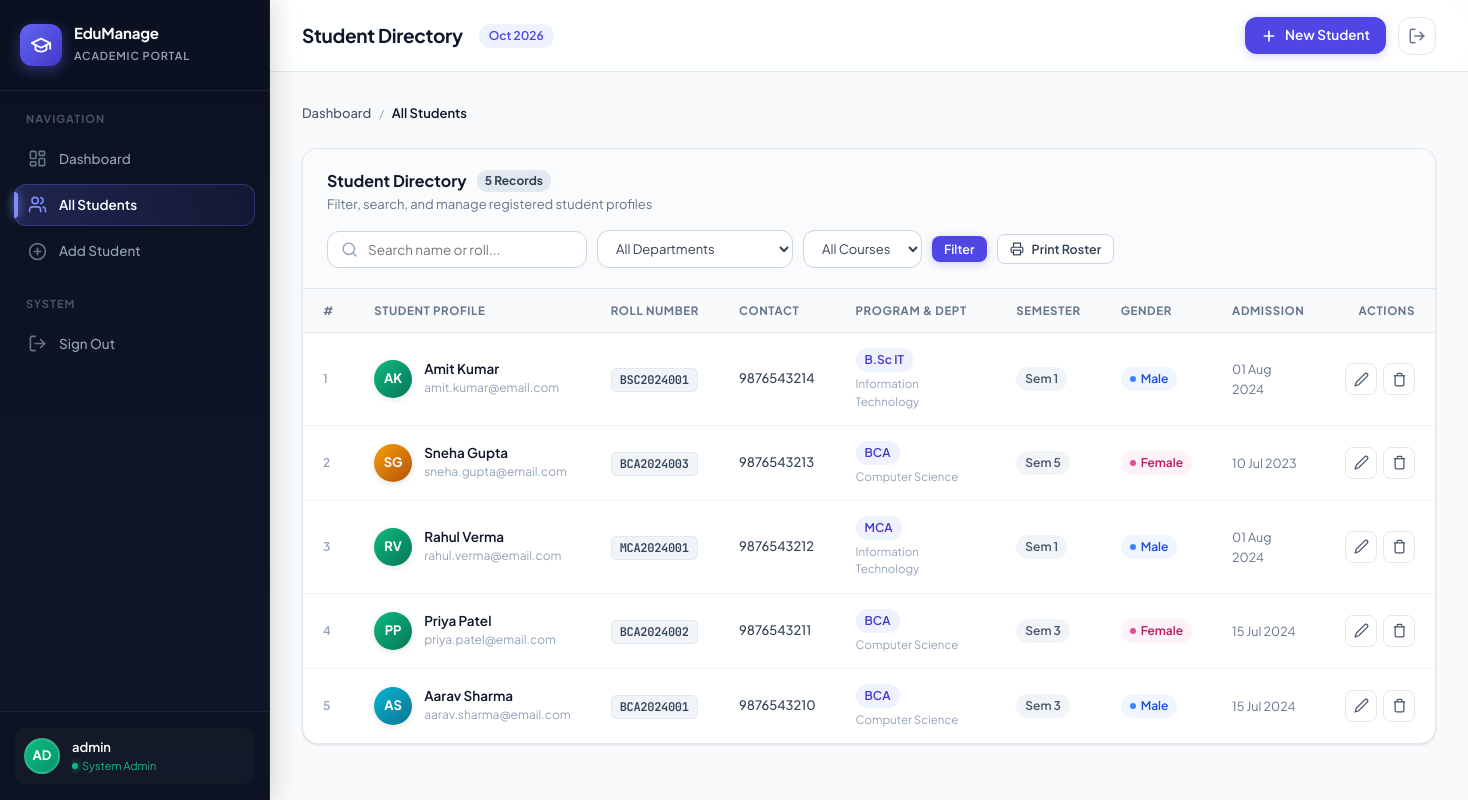
Screenshot of /students.php (signed in) with the database file from the repository.
### tables this page shows
CREATE TABLE IF NOT EXISTS students (
    id          INT AUTO_INCREMENT PRIMARY KEY,    
    full_name   VARCHAR(100) NOT NULL,             
    roll_number VARCHAR(20)  NOT NULL UNIQUE,      
    email       VARCHAR(100) NOT NULL,             
    phone       VARCHAR(15)  NOT NULL,             
    course      VARCHAR(50)  NOT NULL,             
    department  VARCHAR(50)  NOT NULL,             
    semester    INT          NOT NULL,             
    gender      ENUM('Male', 'Female', 'Other') NOT NULL,   
    admission_date DATE     NOT NULL,             
    created_at  TIMESTAMP DEFAULT CURRENT_TIMESTAMP   
);

### students.php (the view, shortened to what this page needs)
<?php
include 'includes/header.php';
include 'config/database.php';
$search     = trim($_GET['search'] ?? '');
$where_sql = "";
$sql = "SELECT * FROM students $where_sql ORDER BY id DESC";
$result = mysqli_query($conn, $sql);
$total = mysqli_num_rows($result);
function getAvatarGradient($name) {
    $gradients = [
        'linear-gradient(135deg, #6366f1 0%, #4338ca 100%)',
        'linear-gradient(135deg, #ec4899 0%, #be185d 100%)',
        'linear-gradient(135deg, #10b981 0%, #047857 100%)',
        'linear-gradient(135deg, #f59e0b 0%, #b45309 100%)',
        'linear-gradient(135deg, #06b6d4 0%, #0e7490 100%)',
        'linear-gradient(135deg, #8b5cf6 0%, #6d28d9 100%)'
    ];
    $idx = abs(crc32($name)) % count($gradients);
    return $gradients[$idx];
}
function getInitials($name) {
    $parts = explode(' ', trim($name));
    if (count($parts) >= 2) {
        return strtoupper(substr($parts[0], 0, 1) . substr($parts[1], 0, 1));
    }
    return strtoupper(substr($name, 0, 2));
}
?>
<div class="breadcrumb-wrap">
    <a href="dashboard.php">Dashboard</a>
    <span class="breadcrumb-sep">/</span>
    <span class="breadcrumb-current">All Students</span>
</div>
<div class="table-card-v2">
    <div class="table-header-v2">
        <div class="table-title-group">
            <h3>
                <span>Student Directory</span>
                <span class="badge-counter"><?php echo $total; ?> <?php echo ($total === 1) ? 'Record' : 'Records'; ?></span>
            </h3>
            <p>Filter, search, and manage registered student profiles</p>
        </div>
        <form method="GET" action="students.php" class="table-actions-group">
            <div class="search-input-wrap">
                <input type="text" name="search" class="search-field-v2" placeholder="Search name or roll..." value="<?php echo htmlspecialchars($search); ?>">
            </div>
            <select name="department" class="filter-select-v2" onchange="this.form.submit()">
                <option value="">All Departments</option>
            </select>
            <select name="course" class="filter-select-v2" onchange="this.form.submit()">
                <option value="">All Courses</option>
            </select>
            <button type="submit" class="btn-v2 btn-v2-primary btn-v2-sm">Filter</button>
            <button type="button" onclick="window.print()" class="btn-v2 btn-v2-secondary btn-v2-sm" title="Print student roster for viva">
                <svg viewBox="0 0 24 24" fill="none" stroke="currentColor" stroke-width="2">
                    <polyline points="6 9 6 2 18 2 18 9"/>
                    <path d="M6 18H4a2 2 0 0 1-2-2v-5a2 2 0 0 1 2-2h16a2 2 0 0 1 2 2v5a2 2 0 0 1-2 2h-2"/>
                    <rect width="12" height="8" x="6" y="14"/>
                </svg>
                Print Roster
            </button>
        </form>
    </div>
    <div class="table-responsive">
        <table class="modern-data-table">
            <thead>
                <tr>
                    <th style="width: 50px;">#</th>
                    <th>Student Profile</th>
                    <th>Roll Number</th>
                    <th>Contact</th>
                    <th>Program & Dept</th>
                    <th>Semester</th>
                    <th>Gender</th>
                    <th>Admission</th>
                    <th style="text-align: right;">Actions</th>
                </tr>
            </thead>
            <tbody>
                <?php if ($total > 0): ?>
                    <?php $i = 1; ?>
                    <?php while ($student = mysqli_fetch_assoc($result)): ?>
                        <tr>
                            <td style="color: var(--slate-400); font-weight: 600; font-size: 12px;"><?php echo $i++; ?></td>
                            <td>
                                <div class="student-profile-cell">
                                    <div class="avatar-badge" style="background: <?php echo getAvatarGradient($student['full_name']); ?>;">
                                        <?php echo getInitials($student['full_name']); ?>
                                    </div>
                                    <div class="student-meta-info">
                                        <div class="name"><?php echo htmlspecialchars($student['full_name']); ?></div>
                                        <div class="email"><?php echo htmlspecialchars($student['email']); ?></div>
                                    </div>
                                </div>
                            </td>
                            <td>
                                <span class="roll-pill"><?php echo htmlspecialchars($student['roll_number']); ?></span>
                            </td>
                            <td>
                                <div style="font-size: 13px; font-weight: 500; color: var(--slate-700);">
                                    <?php echo htmlspecialchars($student['phone']); ?>
                                </div>
                            </td>
                            <td>
                                <span class="pill-badge pill-primary"><?php echo htmlspecialchars($student['course']); ?></span>
                                <div style="font-size: 11.5px; color: var(--slate-400); margin-top: 3px;">
                                    <?php echo htmlspecialchars($student['department']); ?>
                                </div>
                            </td>
                            <td>
                                <span class="pill-badge pill-slate">Sem <?php echo $student['semester']; ?></span>
                            </td>
                            <td>
                                <?php
                                $g = $student['gender'];
                                $g_class = ($g === 'Male') ? 'pill-male' : (($g === 'Female') ? 'pill-female' : 'pill-other');
                                ?>
                                <span class="pill-badge <?php echo $g_class; ?>">
                                    <span class="gender-dot"></span>
                                    <?php echo htmlspecialchars($g); ?>
                                </span>
                            </td>
                            <td>
                                <span style="font-size: 12.5px; color: var(--slate-500);">
                                    <?php echo date('d M Y', strtotime($student['admission_date'])); ?>
                                </span>
                            </td>
                            <td style="text-align: right;">
                                <div class="table-btn-group" style="justify-content: flex-end;">
                                    <a href="edit_student.php?id=<?php echo $student['id']; ?>" class="action-icon-btn edit" title="Edit Student">
                                        <svg viewBox="0 0 24 24" fill="none" stroke="currentColor" stroke-width="2">
                                            <path d="M17 3a2.85 2.83 0 1 1 4 4L7.5 20.5 2 22l1.5-5.5Z"/>
                                        </svg>
                                    </a>
                                    <a href="delete_student.php?id=<?php echo $student['id']; ?>" class="action-icon-btn delete" title="Delete Student">
                                        <svg viewBox="0 0 24 24" fill="none" stroke="currentColor" stroke-width="2">
                                            <polyline points="3 6 5 6 21 6"/>
                                            <path d="M19 6v14a2 2 0 0 1-2 2H7a2 2 0 0 1-2-2V6m3 0V4a2 2 0 0 1 2-2h4a2 2 0 0 1 2 2v2"/>
                                        </svg>
                                    </a>
                                </div>
                            </td>
                        </tr>
                    <?php endwhile; ?>
                <?php endif; ?>
            </tbody>
        </table>
    </div>
</div>
<?php include 'includes/footer.php'; ?>

### rows the page displays
students: full_name "AK", full_name "Amit Kumar", email "amit.kumar@email.com", roll_number "BSC2024001", phone "9876543214", course "B.Sc IT", department "Information Technology", semester "1", gender "Male", admission_date "01 Aug 2024"
students: full_name "SG", full_name "Sneha Gupta", email "sneha.gupta@email.com", roll_number "BCA2024003", phone "9876543213", course "BCA", department "Computer Science", semester "5", gender "Female", admission_date "10 Jul 2023"
students: full_name "RV", full_name "Rahul Verma", email "rahul.verma@email.com", roll_number "MCA2024001", phone "9876543212", course "MCA", department "Information Technology", semester "1", gender "Male", admission_date "01 Aug 2024"
students: full_name "PP", full_name "Priya Patel", email "priya.patel@email.com", roll_number "BCA2024002", phone "9876543211", course "BCA", department "Computer Science", semester "3", gender "Female", admission_date "15 Jul 2024"
students: full_name "AS", full_name "Aarav Sharma", email "aarav.sharma@email.com", roll_number "BCA2024001", phone "9876543210", course "BCA", department "Computer Science", semester "3", gender "Male", admission_date "15 Jul 2024"

### other values shown
substr($admin_name, 0, 2) "AD"
$admin_name "admin"
$page_title "Student Directory"
$total "5"
